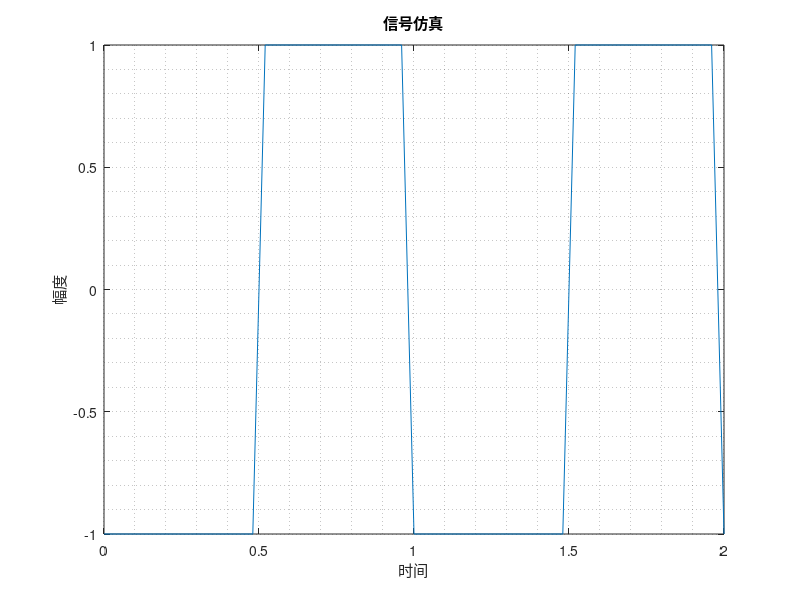

Recreate this plot in MATLAB. (Note: this script raises an error after producing the figure.)
clc; close all;

frq = 1;
fs = 25;

T = 1/frq;
half_T = T/2;

ts = 1/fs;
t = 0 : ts : 2;

%% noise
close all;
ti = 0;
seed = int32(2463534242);
out = zeros(size(t));
for i = 1 : length(t) 
    x = seed;
    x = bitxor(bitshift(x, 13), x);
    x = bitxor(bitshift(x, -17), x);
    x = bitxor(bitshift(x, 5), x);
    seed = x;
    out(i) = (single(x) / 4294967295) * 2;
    ti = ti + ts;
    if ti >= T
        ti = ti - T;
    end
end

% 绘制信号
plot(t, out);
grid minor;
xlabel('时间');
ylabel('幅度');
title('信号仿真');

%% antsaw
close all;
ti = 0;
out = zeros(size(t));
for i = 1 : length(t) 
    norm = ti / T;
    out(i) = -norm;

    ti = ti + ts;
    if ti >= T
        ti = ti - T;
    end
end

% 绘制信号
plot(t, out);
grid minor;
xlabel('时间');
ylabel('幅度');
title('信号仿真');

%% saw
close all;
ti = 0;
out = zeros(size(t));
for i = 1 : length(t) 
    norm = ti / T;
    out(i) = norm;

    ti = ti + ts;
    if ti >= T
        ti = ti - T;
    end
end

% 绘制信号
plot(t, out);
grid minor;
xlabel('时间');
ylabel('幅度');
title('信号仿真');


%% tri
close all;
ti = 0;
out = zeros(size(t));
for i = 1 : length(t) 
    x = ti/T;
    if x < 0.25
        out(i) = 4 * x;
    elseif x < 0.75
        out(i) = 2 - 4 * x;
    else
        out(i) = -4 + 4 * x;
    end

    ti = ti + ts;
    if ti >= T
        ti = ti - T;
    end
end

% 绘制信号
plot(t, out);
grid minor;
xlabel('时间');
ylabel('幅度');
title('信号仿真');

%% sqr
close all;
ti = 0;
out = zeros(size(t));
for i = 1 : length(t) 
    
    if ti < half_T
        out(i) = -1;
    else
        out(i) = 1;
    end

    ti = ti + ts;
    if ti >= T
        ti = ti - T;
    end
end

% 绘制信号
plot(t, out);
grid minor;
xlabel('时间');
ylabel('幅度');
title('信号仿真');

%% sin
close all;
ti = 0;
out = zeros(size(t));
for i = 1 : length(t) 
    
    x = (ti / T) * 360;
    out(i) = fsin(x);

    ti = ti + ts;
    if ti >= T
        ti = ti - T;
    end
end

% 绘制信号
plot(t, out);
grid minor;
xlabel('时间');
ylabel('幅度');
title('信号仿真');
%% fsin
function out = fsin(t)
    fast_sin_table = [
    0.0, 0.017452406, 0.034899497, 0.052335956, 0.069756474, ...
    0.087155743, 0.104528463, 0.121869343, 0.139173101, 0.156434465,....
    0.173648178, 0.190809, 0.207911, 0.224951, 0.241922, ...
    0.258819, 0.275637, 0.292372, 0.309017, 0.325568, ...
    0.342020, 0.358368, 0.374607, 0.390731, 0.406737, ...
    0.422618, 0.438371, 0.453990, 0.469472, 0.48481, ...
    0.5, 0.515038, 0.529919, 0.544639, 0.559193, ...
    0.573576, 0.587785, 0.601815, 0.615661, 0.62932, ...
    0.642788, 0.656059, 0.669131, 0.681998, 0.694658, ...
    0.707107, 0.71934, 0.731354, 0.743145, 0.75471, ...
    0.766044, 0.777146, 0.788011, 0.798636, 0.809017, ...
    0.819152, 0.829038, 0.838671, 0.848048, 0.857167, ...
    0.866025, 0.87462, 0.882948, 0.891007, 0.898794, ...
    0.906308, 0.913545, 0.920505, 0.927184, 0.93358, ...
    0.939693, 0.945519, 0.951057, 0.956305, 0.961262, ...
    0.965926, 0.970296, 0.97437, 0.978148, 0.981627, ...
    0.984808, 0.987688, 0.990268, 0.992546, 0.994522, ...
    0.996195, 0.997564, 0.99863, 0.999391, 0.999848, ...
    1.0];


    t = fmodf(t, 360);
    
    sign = 1;
    % 使用sin的周期对称性
    if t > 180
        t = t - 180;
        sign = -1;
    end
    if t > 90
        t = 180 - t;
    end
    
    % 计算查找表索引和插值因子
    index = floor(t);  % 1°分辨率
    if index >= 90
        out = sign * fast_sin_table(91);
    else
        fraction = t - index;
        out = fast_sin_table(index + 1) * (1 - fraction) + fast_sin_table(index + 2) * fraction;
        out = sign * out;
    end
end

function result = fmodf(x, y)
    if y == 0
        result = NaN;
    else
        result = mod(x, y);
    end
end
